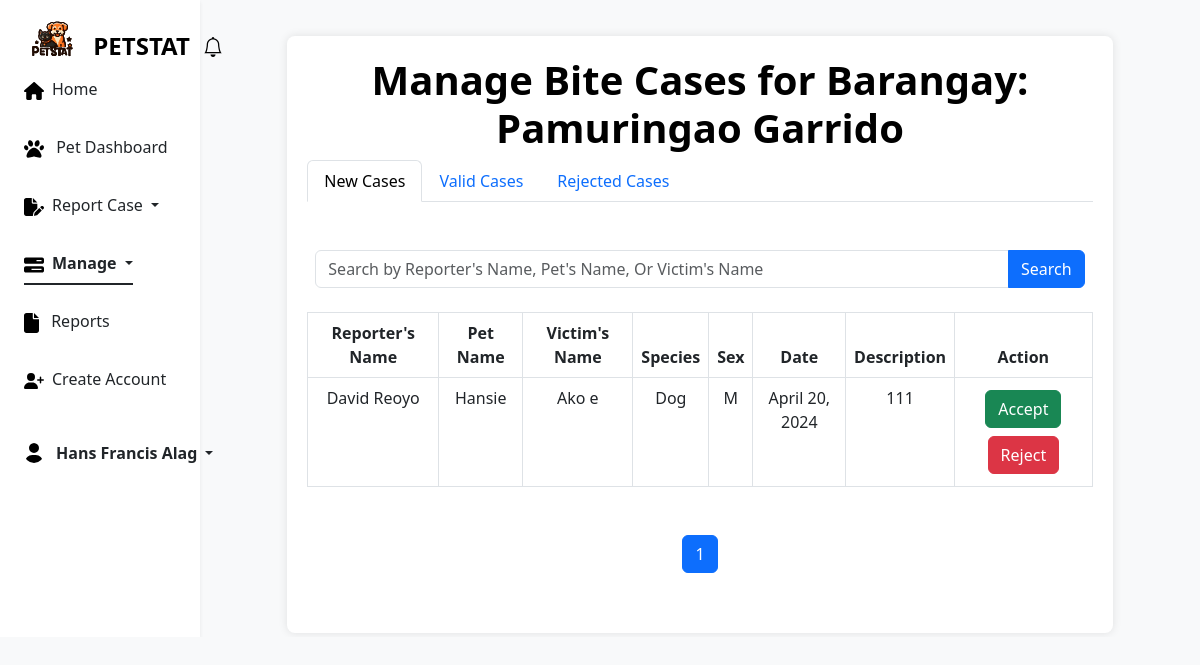
Screenshot of /dashboardBiteCases.php?active-tab=1 (signed in) with the database file from the repository.
### tables this page shows
CREATE TABLE `barangay` (
  `brgyID` int(11) NOT NULL,
  `geoID` int(11) NOT NULL,
  `barangay` varchar(50) NOT NULL
);

CREATE TABLE `case` (
  `caseID` int(11) NOT NULL,
  `brgyID` int(11) NOT NULL,
  `residentID` int(11) NOT NULL,
  `caseGeoID` int(11) NOT NULL,
  `petID` int(11) DEFAULT NULL,
  `victimsName` varchar(50) NOT NULL,
  `caseType` tinyint(1) NOT NULL,
  `description` varchar(500) NOT NULL,
  `bpartBitten` tinyint(1) NOT NULL,
  `caseStatus` tinyint(1) NOT NULL DEFAULT 0,
  `date` datetime NOT NULL,
  `confirmedRabies` tinyint(1) NOT NULL
);

CREATE TABLE `resident` (
  `residentID` int(11) NOT NULL,
  `geoID` int(11) NOT NULL,
  `brgyID` int(11) NOT NULL,
  `name` varchar(50) NOT NULL,
  `contactNo` varchar(15) NOT NULL,
  `email` varchar(50) NOT NULL,
  `password` varchar(255) NOT NULL,
  `userType` tinyint(1) NOT NULL DEFAULT 0,
  `userStatus` tinyint(1) NOT NULL DEFAULT 0,
  `reset_token` int(255) NOT NULL,
  `created_at` timestamp NOT NULL DEFAULT current_timestamp(),
  `account_date` date DEFAULT current_timestamp()
);

CREATE TABLE `pet` (
  `petID` int(11) NOT NULL,
  `residentID` int(11) NOT NULL,
  `petType` tinyint(1) NOT NULL,
  `pname` varchar(50) NOT NULL,
  `sex` tinyint(1) NOT NULL,
  `color` varchar(50) NOT NULL,
  `status` tinyint(1) NOT NULL,
  `age` int(11) NOT NULL,
  `regDate` datetime NOT NULL DEFAULT current_timestamp(),
  `Neutering` tinyint(1) NOT NULL,
  `currentVac` datetime DEFAULT current_timestamp(),
  `statusVac` tinyint(1) NOT NULL,
  `pdescription` text NOT NULL,
  `vetVac` tinyint(1) NOT NULL,
  `BAOremarks` varchar(255) NOT NULL,
  `Health` tinyint(1) NOT NULL
);

### dashboardBiteCases.php (the view, shortened to what the rows shown need)
<?php
$active_tab = $_GET['active-tab'];
require_once("class/cases.php");
require_once("class/barangay.php");
require_once("class/notification.php");
$brgyID = isset($_SESSION['user']['brgyID']) ? $_SESSION['user']['brgyID'] : '';
$residentID = isset($_SESSION['user']['residentID']) ? $_SESSION['user']['residentID'] : '';
$barangay = new Barangay();
$result1 = $barangay->getBrgyName($brgyID);
?>
<!DOCTYPE html>
<html lang="en">
<head>
    <link rel="stylesheet" href="https://cdnjs.cloudflare.com/ajax/libs/bootstrap/5.3.0/css/bootstrap.min.css">
    <link rel="stylesheet" type="text/css" href="https://cdn.datatables.net/1.11.5/css/jquery.dataTables.min.css">
    <link rel="stylesheet" type="text/css" href="https://cdn.datatables.net/buttons/2.2.2/css/buttons.dataTables.min.css">
    <link href="https://cdn.jsdelivr.net/npm/bootstrap-icons@1.8.0/font/bootstrap-icons.css" rel="stylesheet">
</head>
<body>
    <div class="container-fluid overflow-hidden">
        <div class="row overflow-auto">
            <div class="col d-flex flex-column h-sm-200">
                <main class="row overflow-auto">
                    <div class="col-md-10 p-1 mt-2 my-auto mx-auto">
                        <div class="container mt-4">
                            <h1 class="text-center">Manage Bite Cases for Barangay: <?php echo $result1 ?></h1>
                            <ul class="nav nav-tabs">
                                <li class="nav-item">
                                </li>
                                <li class="nav-item">
                                </li>
                                <li class="nav-item">
                                </li>
                            </ul>
                            <div class="tab-content">
                                <?php
                                $items_per_page_new = 8;
                                $search_new = isset($_POST['newSearch']) ? $_POST['newSearch'] : '';
                                $newBiteQuery = "SELECT * FROM `case` AS c
                                LEFT JOIN pet AS p ON c.petID = p.petID
                                LEFT JOIN resident AS r ON c.residentID = r.residentID
                                WHERE (pname LIKE ? OR victimsName LIKE ? OR name LIKE ?)
                                    AND c.caseStatus = 0
                                    AND caseType = 0
                                    AND c.brgyID = ?
                                ORDER BY c.date DESC";
                                $stmt_new = mysqli_prepare($conn, $newBiteQuery);
                                $search_term = "%$search_new%";
                                mysqli_stmt_bind_param($stmt_new, "sssi", $search_term, $search_term, $search_term, $brgyID);
                                mysqli_stmt_execute($stmt_new);
                                $newBiteResult = mysqli_stmt_get_result($stmt_new);
                                $newBite = [];
                                if ($newBiteResult && mysqli_num_rows($newBiteResult) > 0) {
                                    $allNewBite = mysqli_fetch_all($newBiteResult, MYSQLI_ASSOC);
                                    $page_new = isset($_GET['page_new']) ? $_GET['page_new'] : 1;
                                    $start_index_new = ($page_new - 1) * $items_per_page_new;
                                    $newBite = array_slice($allNewBite, $start_index_new, $items_per_page_new);
                                }
                                ?>
                                <div class="tab-pane <?= ($active_tab == 1) ? ' active show' : '' ?>" id="newBiteCase">
                                    <div class="table">
                                        <div class="card-body">
                                            <div class=table-responsive>
                                                <table class="table text-center table-bordered table-hover" style="width:100%">
                                                    <thead>
                                                        <tr class="text-center">
                                                            <th>Reporter's Name</th>
                                                            <th>Pet Name</th>
                                                            <th>Victim's Name</th>
                                                            <th>Species</th>
                                                            <th>Sex</th>
                                                            <th>Date</th>
                                                            <th>Description</th>
                                                            <th>Action</th>
                                                        </tr>
                                                    </thead>
                                                    <tbody id="valid-n">
                                                        <?php
                                                        if (empty($newBite)) {
                                                            echo '<tr><td colspan="10">No data found.</td></tr>';
                                                        } else {
                                                            foreach ($newBite as $row) {
                                                                echo '<tr class="text-center">';
                                                                echo '<td>' . $row['name'] . '</td>';
                                                                echo '<td>' . (!empty($row['pname']) ? $row['pname'] : 'Unknown') . '</td>';
                                                                echo '<td>' . $row['victimsName'] . '</td>';
                                                                echo '<td>' . ($row['petType'] == 0 ? 'Dog' : 'Cat') . '</td>';
                                                                echo '<td>' . ($row['sex'] == 0 ? 'M' : 'F') . '</td>';
                                                                $input_date = $row['date'];
                                                                $date_obj = new DateTime($input_date);
                                                                $formatted_date = $date_obj->format("F j, Y");
                                                                echo '<td>' . $formatted_date . '</td>';
                                                                echo '<td>' . $row['description'] . '</td>';
                                                                echo '<td>
                                                                    <form method="post" action="./dashboardBiteCases.php?active-tab=1">
                                                                        <input type="hidden" name="caseID" value="' . $row['caseID'] . '">
                                                                        <input type="hidden" name="residentID" value="' . $row['residentID'] . '">
                                                                        <input type="hidden" name="MAOID" value="' .  $residentID . '">
                                                                        <input type="hidden" name="notifType" id="notifType" value="12">
                                                                        <input type="hidden" name="notifDate" id="notifDate" value="' . date('Y-m-d H:i:s') . '">
                                                                        <input type="hidden" name="notifMessage" id="notifMessage" value="">
                                                                        <button type="submit" name="accept" class="btn btn-success my-1" onclick="document.getElementById(\'notifMessage\').value=\'Bite Case report has been accepted.\'">Accept</button>
                                                                        <button type="submit" name="reject" class="btn btn-danger my-1" onclick="document.getElementById(\'notifMessage\').value=\'Bite Case report has been rejected.\'">Reject</button>
                                                                    </form>
                                                                </td>';
                                                                echo '</tr>';
                                                            }
                                                        }
                                                        ?>
                                                    </tbody>
                                                </table>
                                            </div>
                                        </div>
                                    </div>
                                </div>
                            </div>
                        </div>
                    </div>
                </main>
            </div>
        </div>
        <?php
        require_once("class/db_connect.php");
        require_once("class/barangay.php");
        ?>
</body>
</html>

### rows the page displays
barangay: barangay "Pamuringao Garrido"
case: residentID.name "David Reoyo", petID.pname "Hansie", victimsName "Ako e", date "April 20, 2024", description "111"

### other values shown
$user['name'] "Hans Francis Alag"
